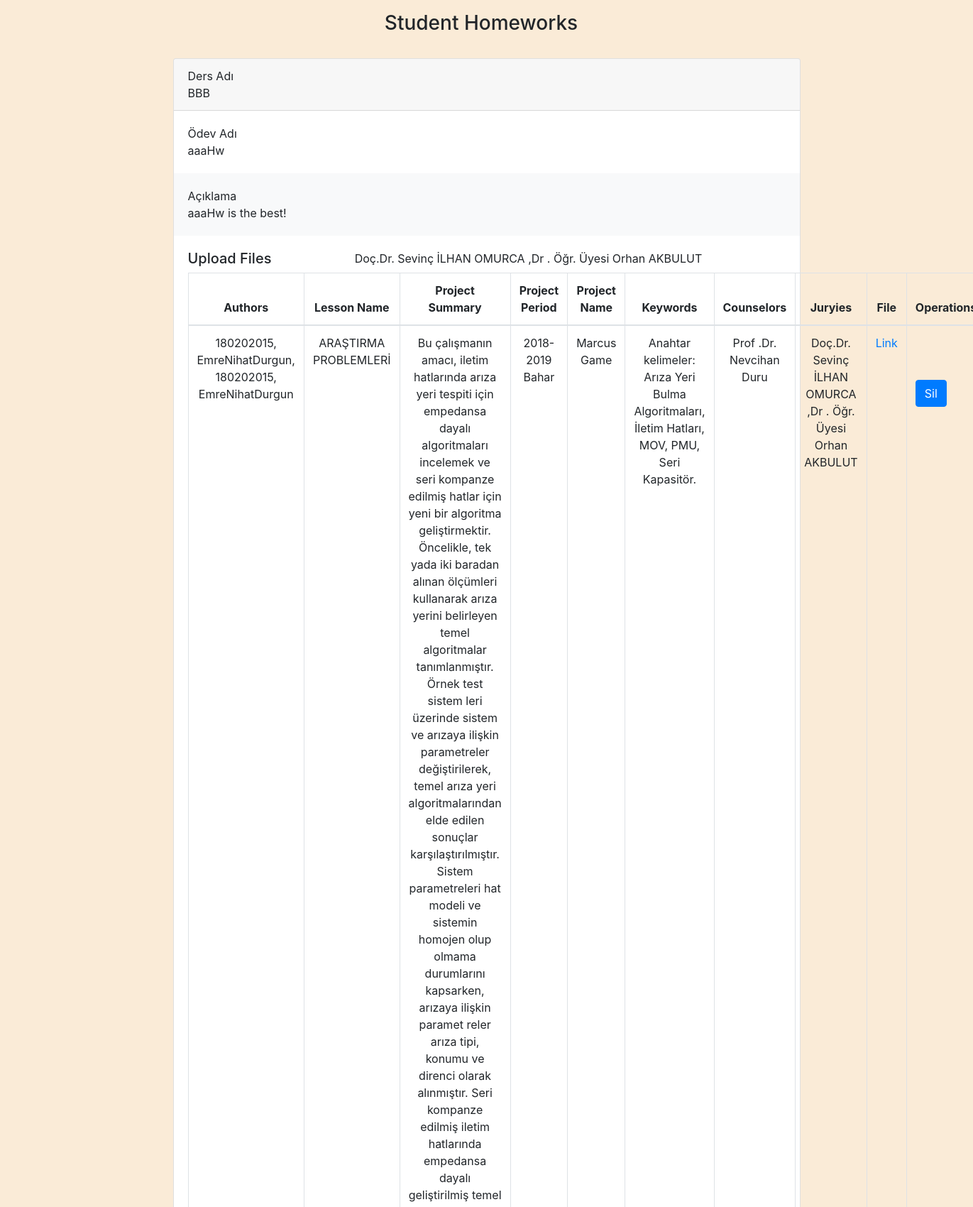
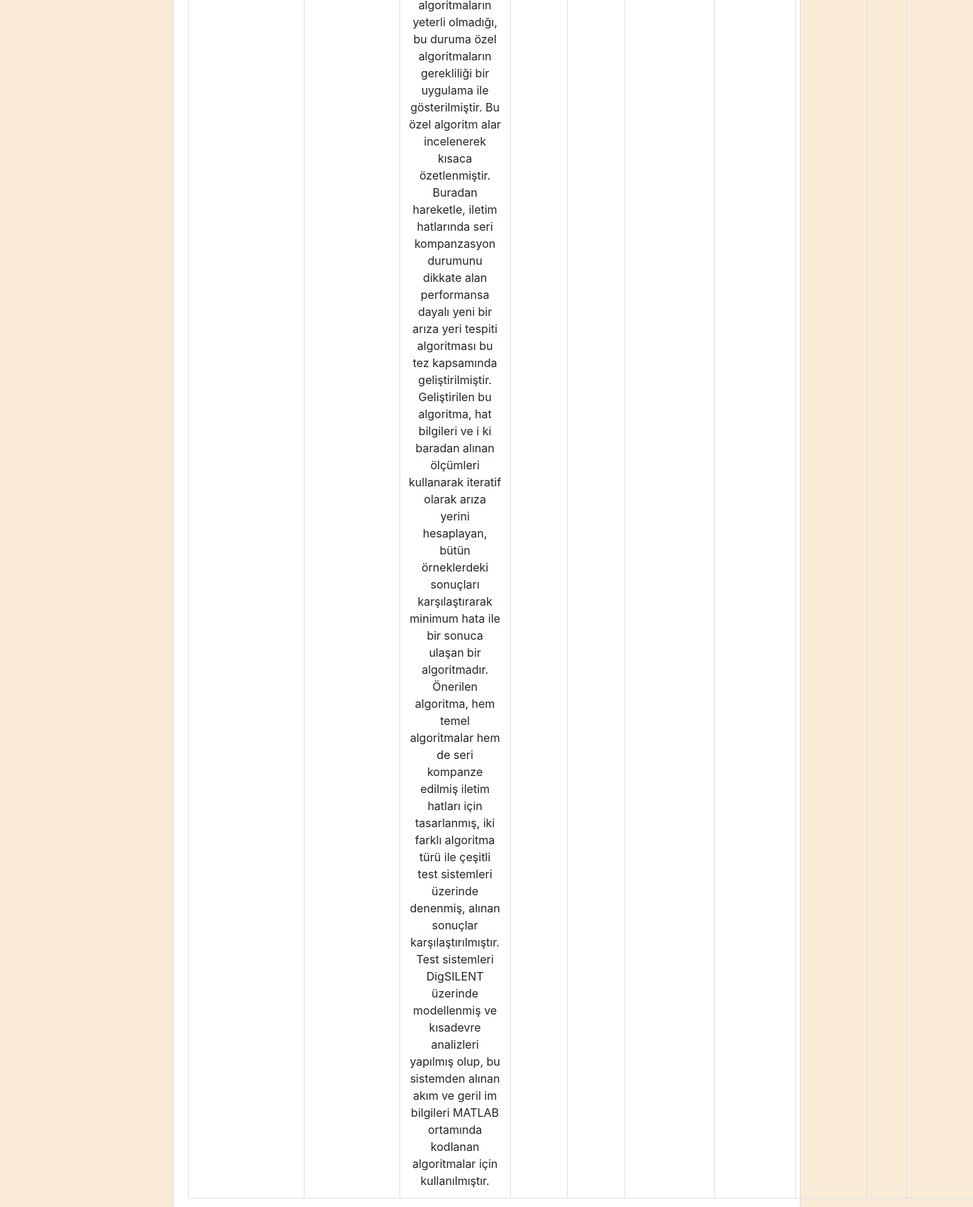
Page /yazlab33/homeworksAdmin.php (signed in, upper part) on the committed database (2 pictures, top to bottom).
### tables this page shows
CREATE TABLE IF NOT EXISTS `homeworks` (
  `hwID` int(11) NOT NULL AUTO_INCREMENT,
  `juryID` int(11) NOT NULL,
  `lessonName` varchar(100) NOT NULL,
  `hwName` varchar(100) NOT NULL,
  `hwDescription` varchar(300) NOT NULL,
  PRIMARY KEY (`hwID`)
);

CREATE TABLE IF NOT EXISTS `uploads` (
  `uploadID` int(11) NOT NULL AUTO_INCREMENT,
  `hwID` int(11) NOT NULL,
  `studentID` int(11) NOT NULL,
  `file_Authors` varchar(999) NOT NULL,
  `file_LessonName` varchar(999) NOT NULL,
  `file_ProjectSummary` longtext NOT NULL,
  `file_ProjectPeriod` varchar(999) NOT NULL,
  `file_ProjectName` varchar(999) NOT NULL,
  `file_Keywords` longtext NOT NULL,
  `file_Counselors` varchar(999) NOT NULL,
  `file_Juryies` varchar(999) NOT NULL,
  `filePath` varchar(999) NOT NULL,
  PRIMARY KEY (`uploadID`)
);

### yazlab33/connectDB.php (called while the page is built, shortened)
<?php
function connectDB(){
    $servername = "localhost:3307";
    $username = "root";
    $password = "";
    $database = "yazlab33";
    $conn = new mysqli($servername, $username, $password,$database);
    return $conn;
}
function getHomeworks(){
    $conn = connectDB();
    if ($result = $conn -> query("SELECT * FROM homeworks")) {
        $num_rows = mysqli_num_rows($result);
        if($num_rows > 0){
            $datas = mysqli_fetch_all ($result, MYSQLI_ASSOC);
            return $datas;
        }
    }else{
        echo("Error description: " . $conn -> error);
        return false;
    }
}
function getStudentUploadsWithHomeworks($homeworkID){
    $conn = connectDB();
    if ($result = $conn -> query("SELECT * FROM uploads WHERE hwID = '$homeworkID'")) {
        $num_rows = mysqli_num_rows($result);
        if($num_rows > 0){
            $row =  mysqli_fetch_all ($result, MYSQLI_ASSOC);
            return $row;
        }
    }else{
        echo("Error description: " . $conn -> error);
        return false;
    }
}
?>

### yazlab33/homeworksAdmin.php (the view, shortened to what this page needs)
<?php
    require_once('./connectDB.php');
    if(isset($_SESSION["employeeCredentials"])){
        $hwResults = getHomeworks();
    }else{
        header("Location: login.php");
        exit;
    }
?>
<!DOCTYPE html>
<html lang="en">
<head>
    <link rel="stylesheet" href="https://maxcdn.bootstrapcdn.com/bootstrap/4.5.2/css/bootstrap.min.css">
</head>
<body>
    <body class="text-center" style="background-color: antiquewhite">
        <div class="cover-container d-flex h-100 mx-auto flex-column ">
            <div class="container-fluid navbar-nav">
                <nav class="navbar-nav mt-3" style="background-color: antiquewhite">
                    <span class="mx-auto">
                        <h3>Student Homeworks</h3>
                    </span>
                </nav>
            </div>
            <div class="container-fluid " style="background-color: antiquewhite">
                <div class="row">
                    <div class="col-8 mx-auto mt-4">
                        <?php foreach ($hwResults as &$hwRow) {
                            $uploadResult = getStudentUploadsWithHomeworks($hwRow["hwID"]);
                        ?>
                            <div class="card">
                                <div class="card-header float-left">
                                    <span class="float-left">Ders Adı</span><br>
                                    <span class="float-left"><?php echo $hwRow["lessonName"] ?></span>
                                </div>
                                <div class="card-body float-left">
                                    <span class="float-left">Ödev Adı</span><br>
                                    <span class="float-left"><?php echo $hwRow["hwName"] ?></span>
                                </div>
                                <div class="card-body bg-light float-left">
                                    <span class="float-left">Açıklama</span><br>
                                    <span class="float-left"><?php echo $hwRow["hwDescription"] ?></span>
                                </div>
                                <div class="card-body float-right">
                                <h5 class="float-left">
                                    Upload Files
                                </h5>
                                    <table class="table table-bordered">
                                        <thead>
                                            <tr>
                                                <th>Authors</th>
                                                <th>Lesson Name</th>
                                                <th>Project Summary</th>
                                                <th>Project Period</th>
                                                <th>Project Name</th>
                                                <th>Keywords</th>
                                                <th>Counselors</th>
                                                <th>Juryies</th>
                                                <th>File</th>
                                                <th>Operations</th>
                                            </tr>
                                        </thead>
                                        <tbody>
                                            <?php foreach ( $uploadResult as &$uRow){ print_r($uRow["file_Juryies"])?>
                                                <tr>
                                                    <td><?php print_r( $uRow["file_Authors"]) ?></td>
                                                    <td><?php echo $uRow["file_LessonName"] ?></td>
                                                    <td><?php echo $uRow["file_ProjectSummary"] ?></td>
                                                    <td><?php echo $uRow["file_ProjectPeriod"] ?></td>
                                                    <td><?php echo $uRow["file_ProjectName"] ?></td>
                                                    <td><?php echo $uRow["file_Keywords"] ?></td>
                                                    <td><?php print_r($uRow["file_Counselors"]) ?></td>
                                                    <td><?php print_r($uRow["file_Juryies"]) ?></td>
                                                    <td><a href="<?php echo $uRow["filePath"]?>">Link</a></td>
                                                    <td>
                                                    <form action="<?php echo htmlspecialchars($_SERVER['PHP_SELF']);?>" class="mt-5 pt-3 form-inline" method="post">
                                                        <button type="submit" class="btn btn-primary" name="remove">Sil</button>
                                                    </form>
                                                    </td>
                                                </tr>
                                            <?php } ?>
                                        </tbody>
                                    </table>
                                </div>
                            </div>
                            <br><br>
                        <?php } ?>
                    </div>
                </div>
            </div>
        </div>
    </body>
</body>
</html>

### rows in the picture
homeworks: lessonName "BBB", hwName "aaaHw", hwDescription "aaaHw is the best!"
uploads: value "180202015, EmreNihatDurgun, 180202015, EmreNihatDurgun Prof .Dr. Nevcihan Duru Doç.Dr. Sevinç İLHAN OMURCA ,Dr . Öğr. Üyesi Orhan AKBULUT", file_LessonName "ARAŞTIRMA PROBLEMLERİ", file_ProjectSummary "Bu çalışmanın amacı, iletim hatlarında arıza yeri tespiti için empedansa dayalı algoritmaları incelemek ve seri kompanze edilmiş hatlar için yeni bir algoritma geliştirmektir. Öncelikle, tek yada iki baradan alınan ölçümleri kullanarak arıza yerini belirleyen temel algoritmalar tanımlanmıştır. Örnek test sistem leri üzerinde sistem ve arızaya ilişkin parametreler değiştirilerek, temel arıza yeri algoritmalarından elde edilen sonuçlar karşılaştırılmıştır. Sistem parametreleri hat modeli ve sistemin homojen olup olmama durumlarını kapsarken, arızaya ilişkin paramet reler arıza tipi, konumu ve direnci olarak alınmıştır. Seri kompanze edilmiş iletim hatlarında empedansa dayalı geliştirilmiş…", file_ProjectPeriod "2018-2019 Bahar", file_ProjectName "Marcus Game", file_Keywords "Anahtar kelimeler: Arıza Yeri Bulma Algoritmaları, İletim Hatları, MOV, PMU, Seri Kapasitör."
